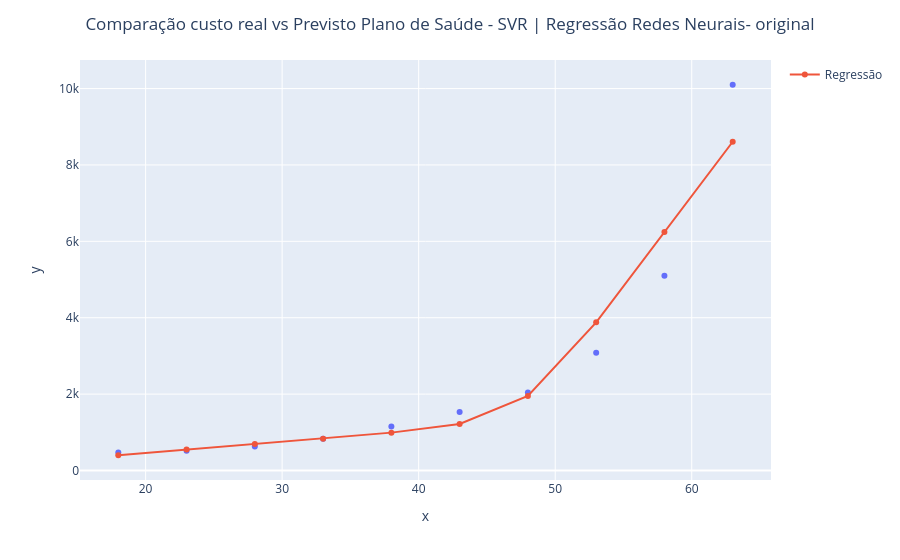

The code cell stored with this chart in its notebook:
### Code cell
grafico = px.scatter(x = X_plano_saude2.ravel(), y = y_plano_saude2.ravel())
grafico.add_scatter(x = X_plano_saude2.ravel(), y = corretoPrevistoy.ravel(), name = 'Regressão')
grafico.update_layout(
        title=f'Comparação custo real vs Previsto Plano de Saúde - SVR | Regressão Redes Neurais- original',
        title_x=0.5
    )
grafico.show()
grafico.write_html(f"Grafico_svr_regressao_planosaude_7.html")  # valor real o azul, previsto o vermelho regressão

### Figure 1 — Plotly figure (JSON) as saved in the notebook; plotly's stock layout.template omitted (floating-point values rounded to 4 significant figures)
{"data": [{"hovertemplate": "x=%{x}<br>y=%{y}<extra></extra>", "legendgroup": "", "marker": {"color": "#636efa", "symbol": "circle"}, "mode": "markers", "name": "", "orientation": "v", "showlegend": false, "type": "scatter", "x": [18, 23, 28, 33, 38, 43, 48, 53, 58, 63], "xaxis": "x", "y": [470, 520, 630, 830, 1150, 1530, 2040, 3080, 5100, 10100], "yaxis": "y"}, {"name": "Regressão", "type": "scatter", "x": [18, 23, 28, 33, 38, 43, 48, 53, 58, 63], "y": [399.3, 547.0, 694.0, 829.1, 991.7, 1219.0, 1953.0, 3879.0, 6243.0, 8607.0]}], "layout": {"autosize": true, "legend": {"tracegroupgap": 0}, "margin": {"t": 60}, "title": {"text": "Comparação custo real vs Previsto Plano de Saúde - SVR | Regressão Redes Neurais- original", "x": 0.5}, "xaxis": {"anchor": "y", "autorange": true, "domain": [0, 1], "range": [15.26, 65.74], "title": {"text": "x"}, "type": "linear"}, "yaxis": {"anchor": "x", "autorange": true, "domain": [0, 1], "range": [-351.8, 10850.0], "title": {"text": "y"}, "type": "linear"}}}
